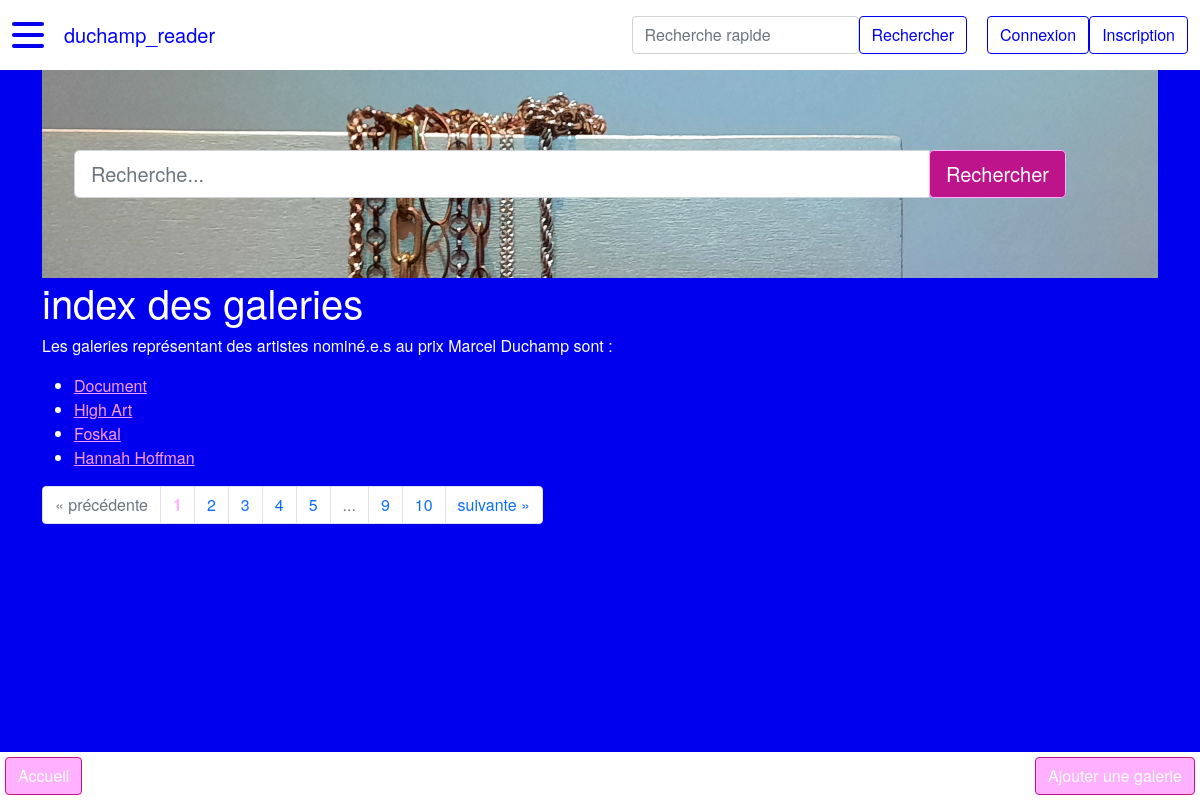
Page /galerie on the committed database.
### duchamp_reader/modeles/classes_generic.py (models this page shows, shortened)
class Galerie(db.Model):
    __tablename__ = "galerie"
    id = db.Column(db.Integer, unique=True, nullable=False, primary_key=True, autoincrement=True)
    nom = db.Column(db.Text, unique=True, nullable=False)
    url = db.Column(db.Text, unique=True)
    classname = db.Column(db.Text, nullable=False, default="galerie")
    authorship = db.relationship("AuthorshipGalerie", back_populates="galerie")
    represent = db.relationship("RelationRepresente", back_populates="galerie")
    localisation = db.relationship("RelationLocalisation", back_populates="galerie")

### duchamp_reader/routes.py (the view)
@app.route("/galerie")
def galerie_index():
    last_artistes, last_nominations, last_galeries, last_villes, last_themes = queries()
    page = request.args.get("page", 1)
    titre = "index des galeries"
    if isinstance(page, str) and page.isdigit():
        page = int(page)
    else:
        page = 1
    galeries = Galerie.query.order_by(Galerie.id.desc()).paginate(page=page, per_page=PERPAGE)
    return render_template("pages/galerie_index.html", titre=titre, galeries=galeries,
                           last_nominations=last_nominations, last_artistes=last_artistes, last_galeries=last_galeries,
                           last_themes=last_themes, last_villes=last_villes)

### duchamp_reader/utils/query.py (called while the page is built)
def queries():
        last_artistes = Artiste.query.order_by(Artiste.id.desc()).limit(3).all()
        last_nominations = Nomination.query.join(Artiste, Nomination.id_artiste == Artiste.id)\
                .order_by(Nomination.id.desc()).limit(3).all()
        last_galeries = Galerie.query.order_by(Galerie.id.desc()).limit(3).all()
        last_villes = Ville.query.order_by(Ville.id.desc()).limit(3).all()
        last_themes = Theme.query.order_by(Theme.id.desc()).limit(3).all()
        return last_artistes, last_nominations, last_galeries, last_villes, last_themes

### duchamp_reader/templates/pages/galerie_index.html (shortened to what this page needs)
{% extends "conteneur.html" %}
{% block homesearch %}
    {% include "partials/recherche.html" %}
{% endblock %}
{% block corps %}
<h1>{{titre}}</h1>
    {% if galeries %}
        <p>Les galeries représentant des artistes nominé.e.s au prix Marcel Duchamp sont :</p>
        <ul>
            {% for galerie in galeries.items %}
                <li><a href="{{url_for('galerie_main', id_galerie=galerie.id)}}">
                    {{galerie.nom}}
                </a></li>
            {% endfor %}
        </ul>
        <nav aria-label="research-pagination">
            <ul class="pagination">
                {% if galeries.has_prev %}
                    <li class="page-item">
                {% else%}
                    <li class="page-item disabled">
                {% endif %}
                        <a class="page-link" href="{{url_for('galerie_index', page=galeries.prev_num)}}" aria-label="Previous">
                            <span aria-hidden="true">&laquo;</span>
                            <span class="sr-only">précédente</span>
                        </a>
                    </li>
                {% for page in galeries.iter_pages() %}
                    {% if page %}
                        {% if page != galeries.page %}
                        <li class="page-item">
                            <a class="page-link" href="{{url_for('galerie_index', page=page)}}">
                                {{page}}
                            </a>
                        </li>
                        {% else %}
                            <li class="page-item active disabled">
                                <a class="page-link"><b style="color: var(--custom-light-pink)">{{page}}</b></a>
                            </li>
                        {% endif %}
                    {% else %}
                    <li class="page-item disabled">
                        <a class="page-link">...</a>
                    </li>
                    {% endif %}
                {% endfor %}
                {% if galeries.has_next %}
                    <li class="page-item">
                {% else %}
                    <li class="page-item disabled">
                {% endif %}
                    <a class="page-link" href="{{url_for('galerie_index', page=galeries.next_num)}}" aria-label="Next">
                        <span class="sr-only">suivante</span>
                        <span aria-hidden="true">&raquo;</span>
                    </a>
                </li>
            </ul>
        </nav>
    {% endif %}
    <div class="basdepage">
        <a class="btn" href="{{url_for('accueil')}}">Accueil</a>
        <a class="btn" href="{{ url_for('galerie_add') }}">Ajouter une galerie</a>
    </div>
{% endblock %}

### rows in the picture
Galerie: nom "Document"
Galerie: nom "High Art"
Galerie: nom "Foskal"
Galerie: nom "Hannah Hoffman"

### other values in the picture
{{ titre }} "index des galeries"
{{ page }} "1"
{{ page }} "2" "3" "4" "5" "9" "10"
